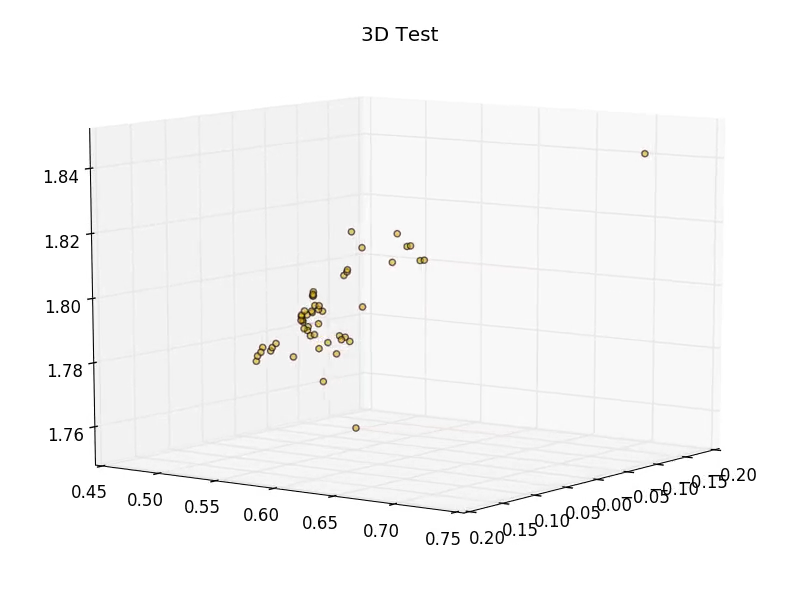
#> input picture frame 36 of basic_animation.mp4, 800 x 600 px, given in place of abraham_coffee1.mp4, which was not available
$ python mhi_xml.py   (older library calls are emulated)
#> lines starting #> are read from the running program, lines starting #| are printed output that depends on the picture; after the words box and inside, x2 and y2 are one past the last pixel; in counts of white or black regions, pixels touching at a corner belong together; pictures that were not available may be replaced by others from this repository, and a replacement may not be noted
import numpy as np
import cv2
import time
import sys
import os.path as osp

import os
pic_path = 'C:/Users/CZ_Capture/PycharmProjects/picture_files/xml_video/abraham_coffee1.mp4'
save_path = 'C:/Users/CZ_Capture/PycharmProjects/picture_files/xml_mhi/'
length = 0
length2 = 50
video = cv2.VideoCapture(pic_path)
no_frame = video.get(cv2.CAP_PROP_POS_FRAMES)
ret, frame = video.read()
#> frame is the input picture: shape (600, 800, 3); mean B, G, R 246.8, 246.9, 247
gray1 = cv2.cvtColor(frame, cv2.COLOR_BGR2GRAY)
timestamp = 0;
h, w = gray1.shape[:2]
#> h = 600; w = 800

motion_history = np.zeros((h, w), np.float32)
#fps    = video.get(cv2.cv.CV_CAP_PROP_FPS)
#print(fps)
while(video.isOpened()):
    ret, frame = video.read()
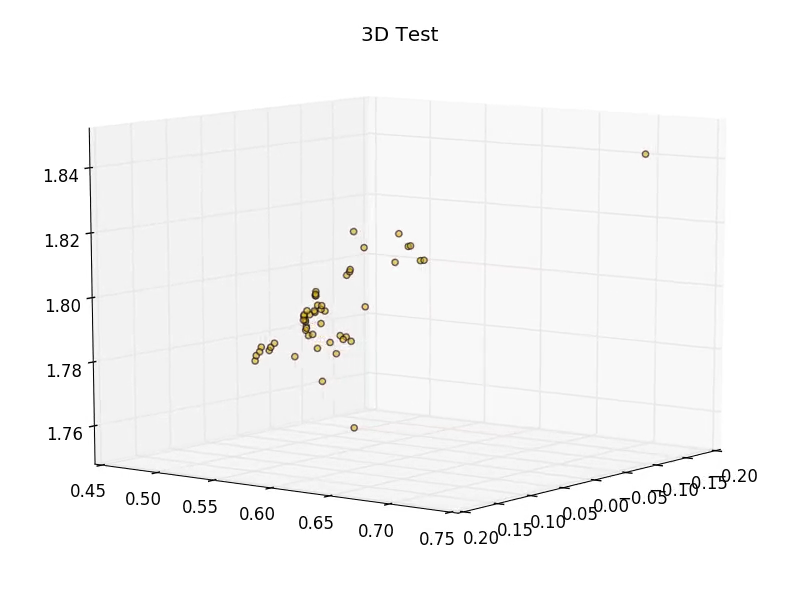
#> input picture frame 37 of basic_animation.mp4, 800 x 600 px, given in place of abraham_coffee1.mp4, which was not available
#> frame is the input picture: shape (600, 800, 3); mean B, G, R 246.8, 246.9, 247
    if not ret:
        break
    no_frame = video.get(cv2.CAP_PROP_POS_FRAMES)

    print(no_frame)
    gray = cv2.cvtColor(frame, cv2.COLOR_BGR2GRAY)
    #prev_frame = cv2.resize(gray, (0, 0), fx=0.5, fy=0.5)
    gray_diff = cv2.absdiff(gray,gray1)
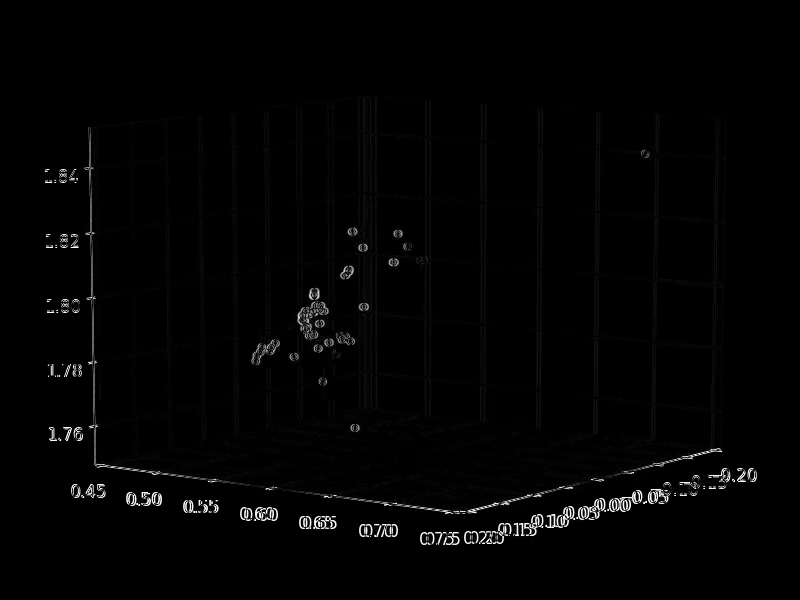
#> gray_diff: shape (600, 800); min 0, max 255, mean 3.3
    ret,fgmask = cv2.threshold(gray_diff,15,1,cv2.THRESH_BINARY)
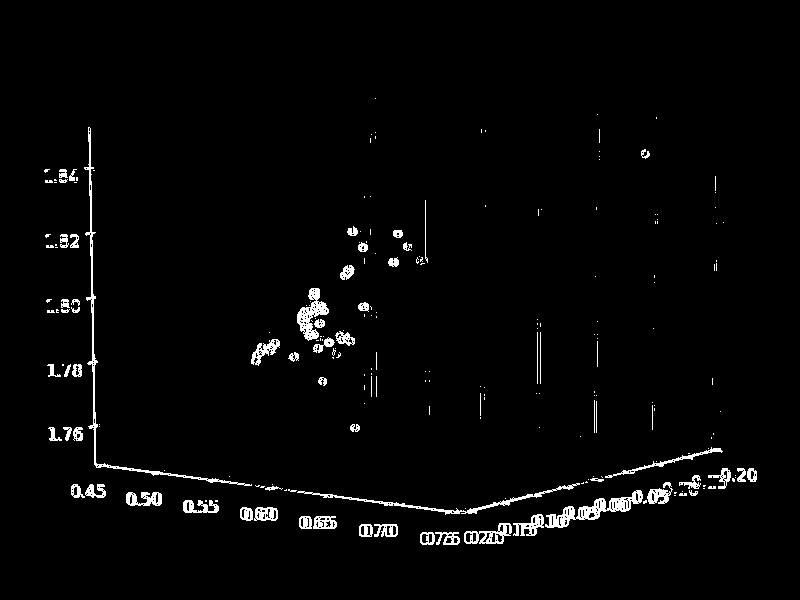
#> fgmask: shape (600, 800); values 0 (black) and 1 (white), 2.4% white; 219 white regions (147 under 20 px), largest, box (x1, y1, x2, y2) and area: (84, 127, 252, 486) 1266, (545, 490, 643, 528) 1072, (297, 483, 580, 515) 824
    timestamp += 1
    cv2.motempl.updateMotionHistory(fgmask, motion_history, timestamp, length2)
    gray1 = gray
    cv2.imshow('frame',gray)
    mh = np.uint8(np.clip((motion_history - (timestamp - length2)) / length2, 0, 1) * 255)

    cv2.imshow('motempl', mh)

    cv2.waitKey(int(1000/30))

    if cv2.waitKey(1) & 0xFF == ord('q'):
#> (key q is pressed here)
        break
cv2.imwrite(save_path+'abraham_coffee1.png',mh)
video.release()
cv2.waitKey(0)

cv2.destroyAllWindows()

$ run again, starting later in the video
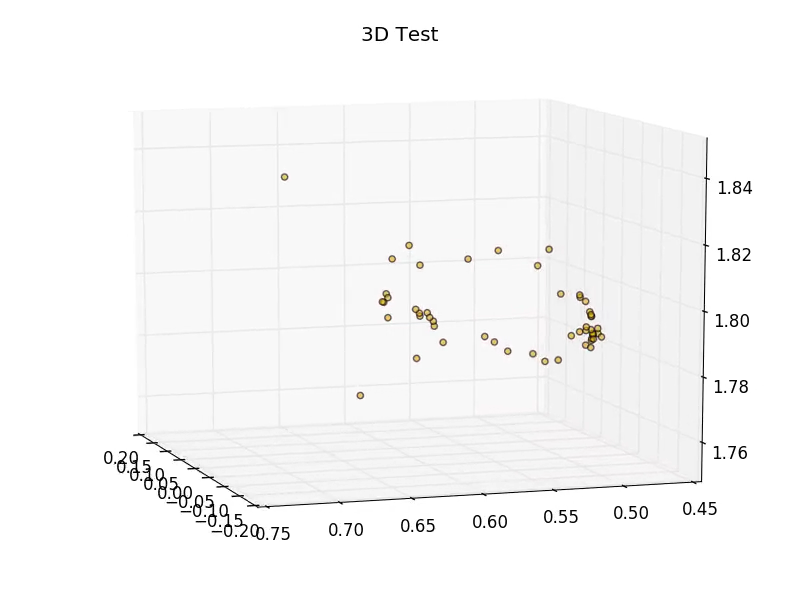
#> input picture frame 162 of basic_animation.mp4, 800 x 600 px, given in place of abraham_coffee1.mp4, which was not available
#> frame is the input picture: shape (600, 800, 3); mean B, G, R 247.6, 247.7, 247.8
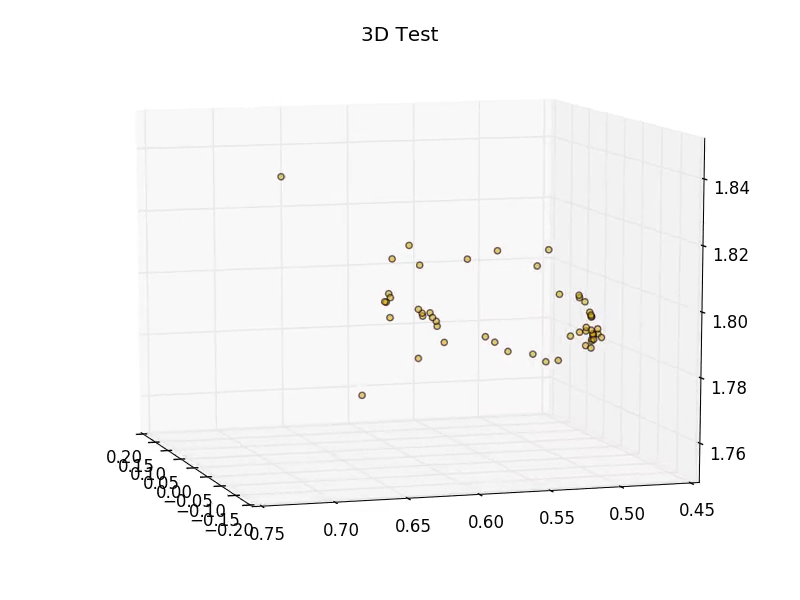
#> input picture frame 163 of basic_animation.mp4, 800 x 600 px, given in place of abraham_coffee1.mp4, which was not available
#> frame is the input picture: shape (600, 800, 3); mean B, G, R 247.6, 247.8, 247.9
#> `ret,fgmask = cv2.threshold(gray_diff,15,1,cv2.THRESH_BINARY)`:
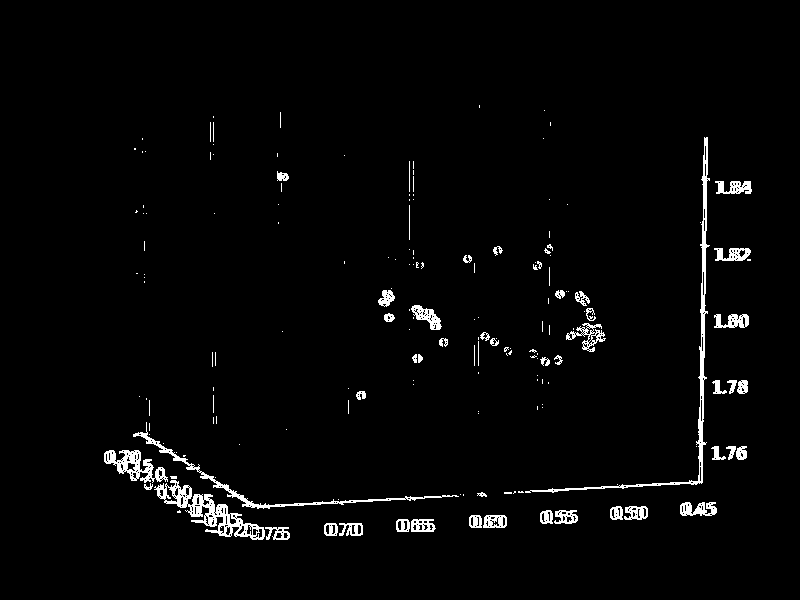
#> fgmask: shape (600, 800); values 0 (black) and 1 (white), 2.5% white; 174 white regions (120 under 20 px), largest, box (x1, y1, x2, y2) and area: (525, 137, 710, 493) 1833, (154, 480, 265, 540) 1722, (133, 422, 459, 509) 1151

$ run again, starting later in the video
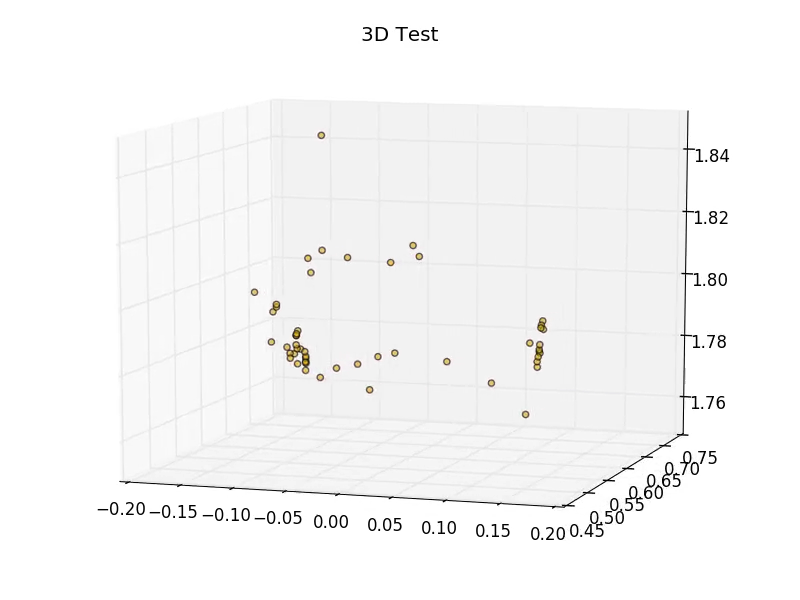
#> input picture frame 288 of basic_animation.mp4, 800 x 600 px, given in place of abraham_coffee1.mp4, which was not available
#> frame is the input picture: shape (600, 800, 3); mean B, G, R 246.6, 246.8, 246.9
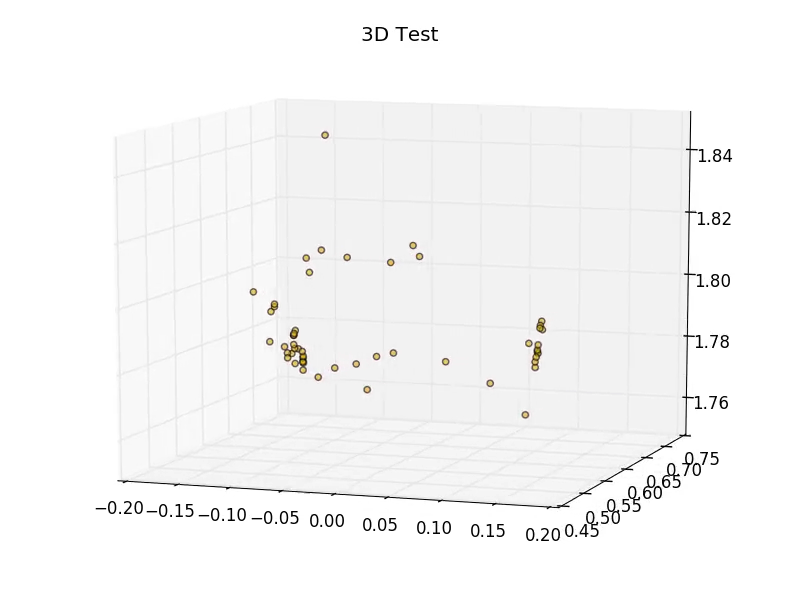
#> input picture frame 289 of basic_animation.mp4, 800 x 600 px, given in place of abraham_coffee1.mp4, which was not available
#> frame is the input picture: shape (600, 800, 3); mean B, G, R 246.6, 246.7, 246.8
#> `ret,fgmask = cv2.threshold(gray_diff,15,1,cv2.THRESH_BINARY)`:
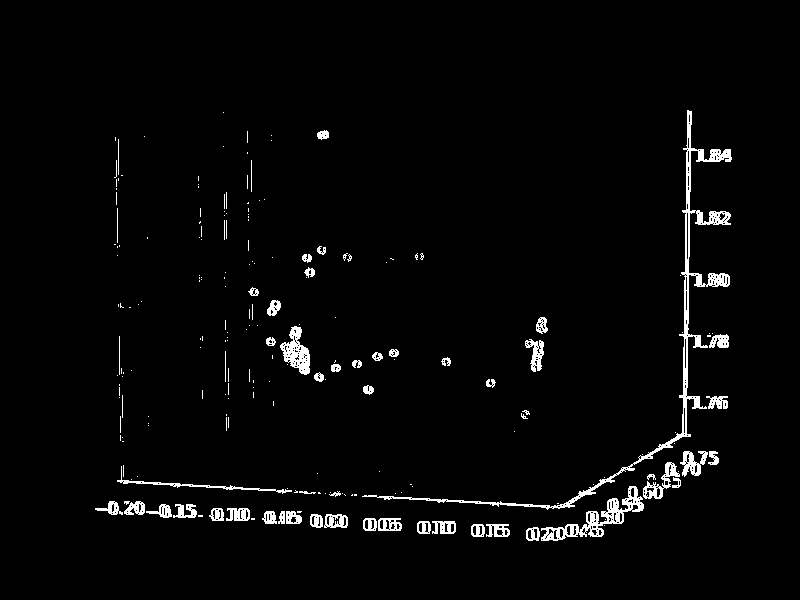
#> fgmask: shape (600, 800); values 0 (black) and 1 (white), 2.7% white; 209 white regions (154 under 20 px), largest, box (x1, y1, x2, y2) and area: (362, 110, 732, 510) 3703, (541, 486, 644, 541) 1329, (280, 326, 310, 375) 730
